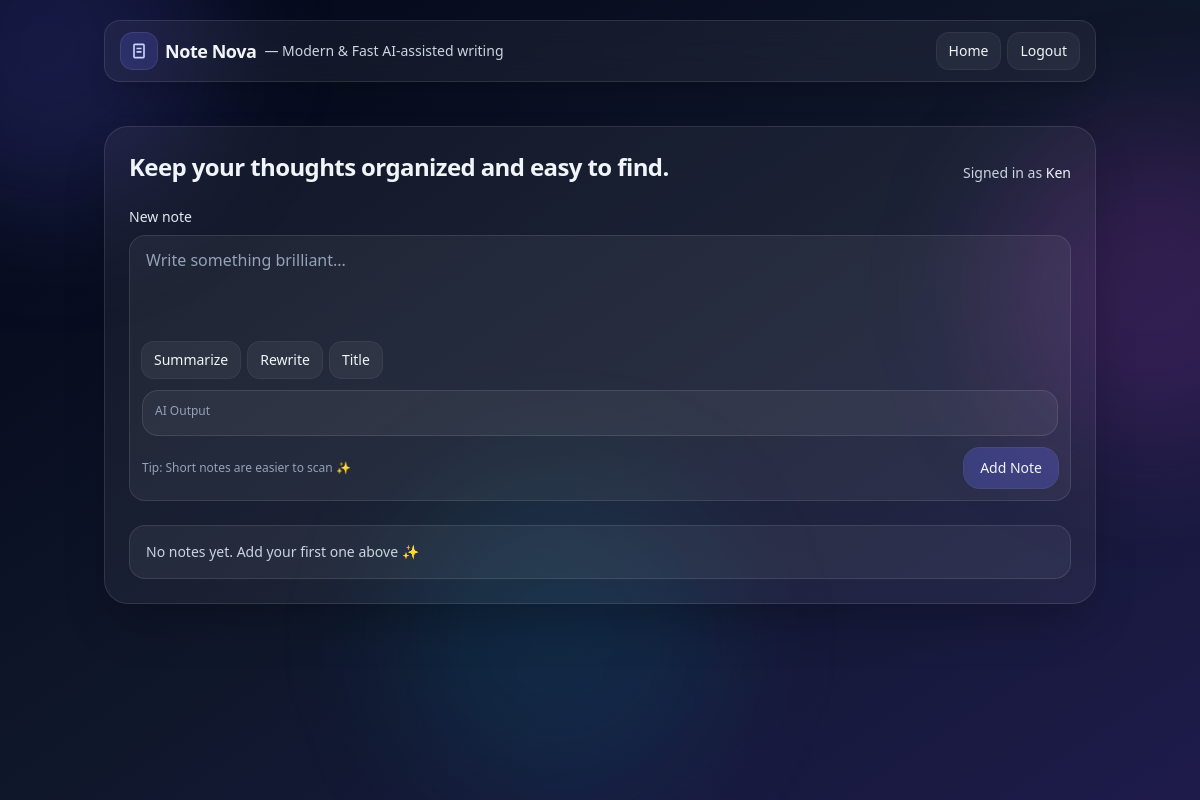
Page / (signed in) on the earlier database version.
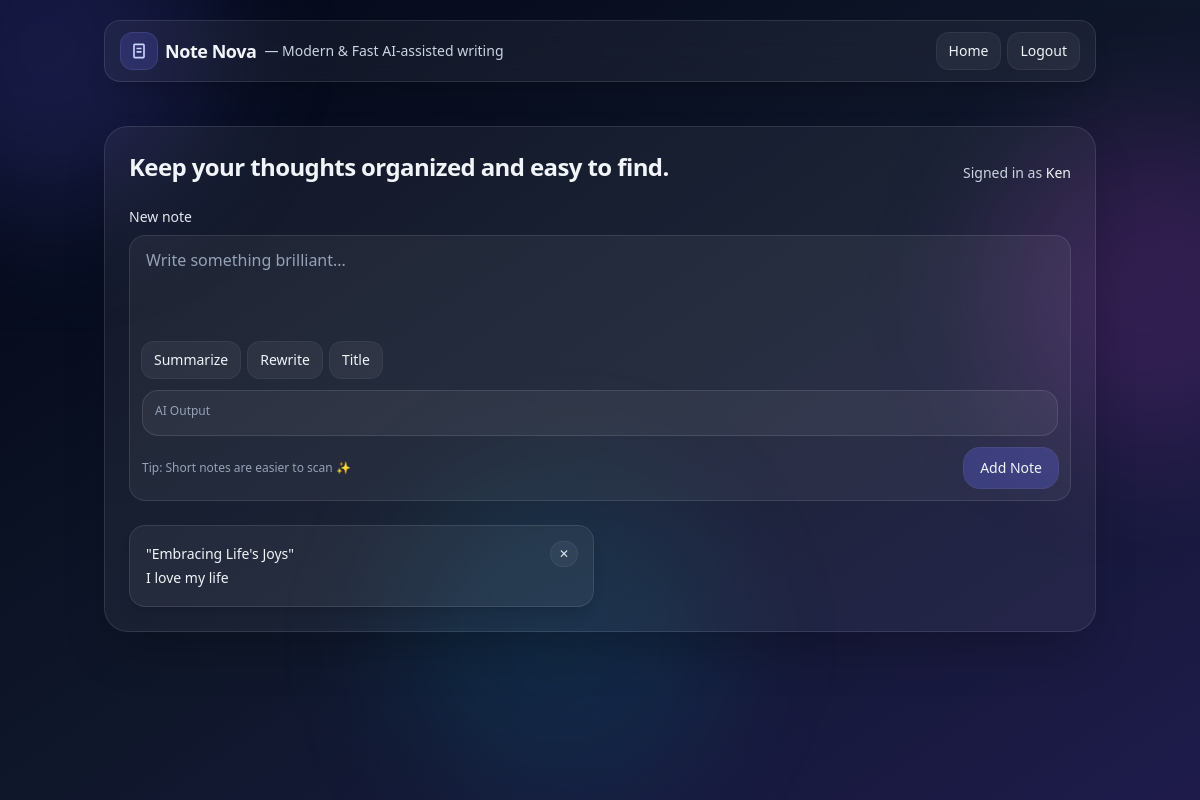
Same page on the later database version.
### website/models.py (models this page shows)
class User(db.Model, UserMixin):
    id = db.Column(db.Integer, primary_key=True)
    email = db.Column(db.String(150), unique=True)
    password = db.Column(db.String(150))
    first_name = db.Column(db.String(150))
    notes = db.relationship('Note')

class Note(db.Model):
    id = db.Column(db.Integer, primary_key=True)
    data = db.Column(db.String(10000))
    date = db.Column(db.DateTime(timezone=True), default=func.now())
    user_id = db.Column(db.Integer, db.ForeignKey('user.id'))

### website/views.py (the view, shortened to what this page needs)
@views.route('/', methods = ['GET', 'POST'])
@login_required
def home():
    return render_template("home.html", user=current_user)

### website/__init__.py (called while the page is built)
def create_app():
    app = Flask(__name__)
    app.config['SECRET_KEY'] = 'sadasasdasdasdasdsadsad'
    app.config['SQLALCHEMY_DATABASE_URI'] = 'sqlite:///' + path.join(app.root_path, DB_NAME)
    db.init_app(app)
    from .views import views
    from .auth import auth
    from .ai import ai
    app.register_blueprint(ai, url_prefix='/')
    app.register_blueprint(views, url_prefix='/')
    app.register_blueprint(auth, url_prefix='/')
    from .models import User, Note
    create_database(app)
    login_manager = LoginManager()
    login_manager.login_view = 'auth.login'
    login_manager.init_app(app)
    @login_manager.user_loader
    def load_user(id):
        return User.query.get(int(id))
    return app

### website/templates/home.html (shortened to what this page needs)
{% extends "base.html" %}
{% block content %}
<section class="mt-6">
  <div class="glass rounded-3xl border border-white/10 bg-white/5 p-6 shadow-2xl">
    <div class="flex flex-col gap-3 sm:flex-row sm:items-end sm:justify-between">
      <div>
        <h1 class="text-2xl font-semibold tracking-tight">Keep your thoughts organized and easy to find.</h1>
      </div>
      {% if user.is_authenticated %}
      <div class="text-sm text-slate-300">
        Signed in as <span class="font-medium text-slate-100">{{ user.first_name }}</span>
      </div>
      {% endif %}
    </div>
    <form method="POST" class="mt-6">
      <label for="note" class="mb-2 block text-sm text-slate-200">New note</label>
      <div class="rounded-2xl border border-white/10 bg-white/5 p-3 transition focus-within:border-indigo-400/40 focus-within:bg-white/10">
        <textarea
          name="note"
          id="note"
          rows="3"
          placeholder="Write something brilliant..."
          class="w-full resize-none bg-transparent px-1 text-slate-100 placeholder:text-slate-400 outline-none"
        ></textarea>
        <div class="mt-4 flex flex-wrap gap-2">
        <button type="button" class="rounded-xl bg-white/5 px-3 py-2 text-sm ring-1 ring-white/10 hover:bg-white/10"
                onclick="runAI('summarize')">Summarize</button>
        <button type="button" class="rounded-xl bg-white/5 px-3 py-2 text-sm ring-1 ring-white/10 hover:bg-white/10"
                onclick="runAI('rewrite')">Rewrite</button>
        <button type="button" class="rounded-xl bg-white/5 px-3 py-2 text-sm ring-1 ring-white/10 hover:bg-white/10"
                onclick="runAI('title')">Title</button>
        </div>
        <div class="mt-3 rounded-2xl border border-white/10 bg-white/5 p-3">
        <p class="text-xs text-slate-400">AI Output</p>
        </div>
        <div class="mt-3 flex items-center justify-between">
          <p class="text-xs text-slate-400">Tip: Short notes are easier to scan ✨</p>
          <button
            type="submit"
            class="rounded-2xl bg-indigo-500/30 px-4 py-2.5 text-sm font-medium ring-1 ring-indigo-400/30 transition hover:bg-indigo-500/40 active:scale-[0.99]"
          >
            Add Note
          </button>
        </div>
      </div>
    </form>
    <div class="mt-6">
      {% if user.notes|length == 0 %}
        <div class="rounded-2xl border border-white/10 bg-white/5 p-4 text-sm text-slate-300">
          No notes yet. Add your first one above ✨
        </div>
      {% else %}
        <ul class="grid gap-3 sm:grid-cols-2">
          {% for note in user.notes %}
            <li data-note-id="{{ note.id }}"
                class="group rounded-2xl border border-white/10 bg-white/5 p-4 shadow-lg transition hover:-translate-y-0.5 hover:bg-white/10">
              <div class="flex items-start justify-between gap-3">
                <p class="whitespace-pre-wrap text-sm leading-6 text-slate-100">{{ note.data }}</p>
                <button
                  type="button"
                  onclick="deleteNote({{ note.id }})"
                  class="rounded-xl bg-white/5 px-2 py-1 text-xs text-slate-200 ring-1 ring-white/10 transition hover:bg-red-500/15 hover:text-red-100 hover:ring-red-400/20"
                  aria-label="Delete note"
                  title="Delete"
                >
                  ✕
                </button>
              </div>
            </li>
          {% endfor %}
        </ul>
      {% endif %}
    </div>
  </div>
</section>
{% endblock %}

### website/templates/base.html (shortened to what this page needs)
<!doctype html>
<html lang="en">
  <head>
    <script src="https://cdn.tailwindcss.com"></script>
  </head>
  <body class="min-h-screen bg-gradient-to-br from-slate-950 via-slate-900 to-indigo-950 text-slate-100">
    <div class="pointer-events-none fixed inset-0 overflow-hidden">
      <div class="absolute -top-28 -left-28 h-80 w-80 rounded-full bg-indigo-500/20 blur-3xl"></div>
      <div class="absolute top-32 -right-28 h-80 w-80 rounded-full bg-fuchsia-500/15 blur-3xl"></div>
      <div class="absolute bottom-0 left-1/3 h-80 w-80 rounded-full bg-cyan-500/10 blur-3xl"></div>
    </div>
    <header class="relative z-10">
      <nav class="mx-auto max-w-5xl px-4 py-5">
        <div class="glass flex items-center justify-between rounded-2xl border border-white/10 bg-white/5 px-4 py-3 shadow-xl">
          <a href="{{ url_for('views.home') }}" class="group flex items-center gap-2">
            <span class="inline-flex h-9 w-9 items-center justify-center rounded-xl bg-indigo-500/20 ring-1 ring-indigo-400/30">
              <svg viewBox="0 0 24 24" class="h-5 w-5 text-indigo-200">
                <path fill="currentColor" d="M7 3h10a2 2 0 0 1 2 2v14a2 2 0 0 1-2 2H7a2 2 0 0 1-2-2V5a2 2 0 0 1 2-2Zm0 2v14h10V5H7Zm2 3h6v2H9V8Zm0 4h6v2H9v-2Z"/>
              </svg>
            </span>
            <span class="text-lg font-semibold tracking-tight">Note Nova</span>
            <span class="hidden sm:inline text-sm text-slate-300">— Modern & Fast AI-assisted writing</span>
          </a>
          <div class="flex items-center gap-2">
            {% if user.is_authenticated %}
              <a href="{{ url_for('views.home') }}"
                 class="rounded-xl bg-white/5 px-3 py-2 text-sm font-medium ring-1 ring-white/10 transition hover:bg-white/10 hover:ring-white/20">
                Home
              </a>
              <a href="{{ url_for('auth.logout') }}"
                 class="rounded-xl bg-white/5 px-3 py-2 text-sm font-medium ring-1 ring-white/10 transition hover:bg-white/10 hover:ring-white/20">
                Logout
              </a>
            {% endif %}
          </div>
        </div>
      </nav>
    </header>
    <main class="relative z-10 mx-auto max-w-5xl px-4 pb-16">
      <div class="fade-in">
        {% block content %}{% endblock %}
      </div>
    </main>
  </body>
</html>

### website/templates/base.html (style rules this page uses)
.fade-in { animation: fadeIn .45s ease both; }
.glass { backdrop-filter: blur(14px); -webkit-backdrop-filter: blur(14px); }

Differences in the rows shown:
added Note: data "\"Embracing Life's Joys\" I love my life"
Other differences:
text no longer shown: "No notes yet. Add your first one above ✨"
